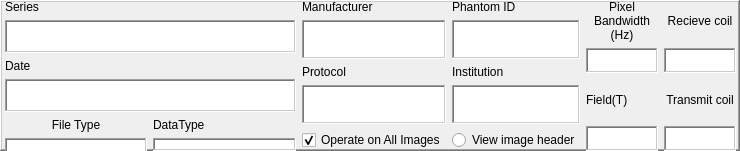
    <widget class="QFrame" name="frame_3">
     <property name="geometry">
      <rect>
       <x>10</x>
       <y>100</y>
       <width>740</width>
       <height>151</height>
      </rect>
     </property>
     <property name="autoFillBackground">
      <bool>true</bool>
     </property>
     <property name="frameShape">
      <enum>QFrame::WinPanel</enum>
     </property>
     <property name="frameShadow">
      <enum>QFrame::Raised</enum>
     </property>
     <widget class="QWidget" name="layoutWidget_3">
      <property name="geometry">
       <rect>
        <x>5</x>
        <y>0</y>
        <width>731</width>
        <height>151</height>
       </rect>
      </property>
      <layout class="QHBoxLayout" name="horizontalLayout_2">
       <property name="sizeConstraint">
        <enum>QLayout::SetMaximumSize</enum>
       </property>
       <item>
        <layout class="QVBoxLayout" name="verticalLayout_3">
         <item>
          <widget class="QLabel" name="label">
           <property name="text">
            <string>Series</string>
           </property>
          </widget>
         </item>
         <item>
          <widget class="QTextEdit" name="lblSeries">
           <property name="maximumSize">
            <size>
             <width>16777215</width>
             <height>40</height>
            </size>
           </property>
           <property name="frameShape">
            <enum>QFrame::WinPanel</enum>
           </property>
           <property name="verticalScrollBarPolicy">
            <enum>Qt::ScrollBarAlwaysOff</enum>
           </property>
          </widget>
         </item>
         <item>
          <widget class="QLabel" name="label_3">
           <property name="text">
            <string>Date</string>
           </property>
          </widget>
         </item>
         <item>
          <widget class="QTextEdit" name="lblDate">
           <property name="maximumSize">
            <size>
             <width>16777215</width>
             <height>40</height>
            </size>
           </property>
           <property name="frameShape">
            <enum>QFrame::WinPanel</enum>
           </property>
           <property name="verticalScrollBarPolicy">
            <enum>Qt::ScrollBarAlwaysOff</enum>
           </property>
          </widget>
         </item>
         <item>
          <layout class="QGridLayout" name="gridLayout_3">
           <property name="sizeConstraint">
            <enum>QLayout::SetMinimumSize</enum>
           </property>
           <item row="0" column="0">
            <widget class="QLabel" name="label_58">
             <property name="text">
              <string>File Type</string>
             </property>
             <property name="alignment">
              <set>Qt::AlignCenter</set>
             </property>
             <property name="wordWrap">
              <bool>true</bool>
             </property>
            </widget>
           </item>
           <item row="0" column="1">
            <widget class="QLabel" name="label_59">
             <property name="text">
              <string>DataType</string>
             </property>
            </widget>
           </item>
           <item row="1" column="1">
            <widget class="QTextEdit" name="lblDataType">
             <property name="frameShape">
              <enum>QFrame::WinPanel</enum>
             </property>
             <property name="verticalScrollBarPolicy">
              <enum>Qt::ScrollBarAlwaysOff</enum>
             </property>
            </widget>
           </item>
           <item row="1" column="0">
            <widget class="QTextEdit" name="lblFileType">
             <property name="minimumSize">
              <size>
               <width>0</width>
               <height>25</height>
              </size>
             </property>
             <property name="frameShape">
              <enum>QFrame::WinPanel</enum>
             </property>
             <property name="verticalScrollBarPolicy">
              <enum>Qt::ScrollBarAlwaysOff</enum>
             </property>
            </widget>
           </item>
          </layout>
         </item>
        </layout>
       </item>
       <item>
        <layout class="QVBoxLayout" name="verticalLayout_4">
         <item>
          <widget class="QLabel" name="label_4">
           <property name="text">
            <string>Manufacturer</string>
           </property>
          </widget>
         </item>
         <item>
          <widget class="QTextEdit" name="lblManufacturer">
           <property name="maximumSize">
            <size>
             <width>16777215</width>
             <height>40</height>
            </size>
           </property>
           <property name="frameShape">
            <enum>QFrame::WinPanel</enum>
           </property>
           <property name="verticalScrollBarPolicy">
            <enum>Qt::ScrollBarAlwaysOff</enum>
           </property>
          </widget>
         </item>
         <item>
          <widget class="QLabel" name="label_6">
           <property name="text">
            <string>Protocol</string>
           </property>
          </widget>
         </item>
         <item>
          <widget class="QTextEdit" name="lblProtocol">
           <property name="maximumSize">
            <size>
             <width>16777215</width>
             <height>40</height>
            </size>
           </property>
           <property name="frameShape">
            <enum>QFrame::WinPanel</enum>
           </property>
           <property name="verticalScrollBarPolicy">
            <enum>Qt::ScrollBarAlwaysOff</enum>
           </property>
          </widget>
         </item>
         <item>
          <widget class="QCheckBox" name="cbOperateOnAllImages">
           <property name="text">
            <string>Operate on All Images</string>
           </property>
           <property name="checked">
            <bool>true</bool>
           </property>
          </widget>
         </item>
        </layout>
       </item>
       <item>
        <layout class="QVBoxLayout" name="verticalLayout_5">
         <item>
          <widget class="QLabel" name="label_7">
           <property name="text">
            <string>Phantom ID</string>
           </property>
          </widget>
         </item>
         <item>
          <widget class="QTextEdit" name="lblPatient">
           <property name="maximumSize">
            <size>
             <width>16777215</width>
             <height>40</height>
            </size>
           </property>
           <property name="frameShape">
            <enum>QFrame::WinPanel</enum>
           </property>
           <property name="verticalScrollBarPolicy">
            <enum>Qt::ScrollBarAlwaysOff</enum>
           </property>
          </widget>
         </item>
         <item>
          <widget class="QLabel" name="label_9">
           <property name="text">
            <string>Institution</string>
           </property>
          </widget>
         </item>
         <item>
          <widget class="QTextEdit" name="lblInstitution">
           <property name="maximumSize">
            <size>
             <width>16777215</width>
             <height>40</height>
            </size>
           </property>
           <property name="frameShape">
            <enum>QFrame::WinPanel</enum>
           </property>
           <property name="verticalScrollBarPolicy">
            <enum>Qt::ScrollBarAlwaysOff</enum>
           </property>
          </widget>
         </item>
         <item>
          <widget class="QRadioButton" name="rbViewDicomHeader">
           <property name="text">
            <string>View image header</string>
           </property>
          </widget>
         </item>
        </layout>
       </item>
       <item>
        <layout class="QVBoxLayout" name="verticalLayout_6">
         <item>
          <widget class="QLabel" name="label_8">
           <property name="text">
            <string>Pixel Bandwidth (Hz)</string>
           </property>
           <property name="alignment">
            <set>Qt::AlignCenter</set>
           </property>
           <property name="wordWrap">
            <bool>true</bool>
           </property>
          </widget>
         </item>
         <item>
          <widget class="QTextEdit" name="lblBW">
           <property name="maximumSize">
            <size>
             <width>16777215</width>
             <height>25</height>
            </size>
           </property>
           <property name="frameShape">
            <enum>QFrame::WinPanel</enum>
           </property>
           <property name="verticalScrollBarPolicy">
            <enum>Qt::ScrollBarAlwaysOff</enum>
           </property>
          </widget>
         </item>
         <item>
          <widget class="QLabel" name="label_5">
           <property name="text">
            <string>Field(T)</string>
           </property>
          </widget>
         </item>
         <item>
          <widget class="QTextEdit" name="lblField">
           <property name="maximumSize">
            <size>
             <width>16777215</width>
             <height>25</height>
            </size>
           </property>
           <property name="frameShape">
            <enum>QFrame::WinPanel</enum>
           </property>
           <property name="verticalScrollBarPolicy">
            <enum>Qt::ScrollBarAlwaysOff</enum>
           </property>
          </widget>
         </item>
        </layout>
       </item>
       <item>
        <layout class="QVBoxLayout" name="verticalLayout_7">
         <property name="sizeConstraint">
          <enum>QLayout::SetMaximumSize</enum>
         </property>
         <item>
          <widget class="QLabel" name="label_31">
           <property name="text">
            <string>Recieve coil</string>
           </property>
           <property name="alignment">
            <set>Qt::AlignCenter</set>
           </property>
           <property name="wordWrap">
            <bool>true</bool>
           </property>
          </widget>
         </item>
         <item>
          <widget class="QTextEdit" name="lblReceiveCoil">
           <property name="maximumSize">
            <size>
             <width>16777215</width>
             <height>25</height>
            </size>
           </property>
           <property name="frameShape">
            <enum>QFrame::WinPanel</enum>
           </property>
           <property name="verticalScrollBarPolicy">
            <enum>Qt::ScrollBarAlwaysOff</enum>
           </property>
          </widget>
         </item>
         <item>
          <widget class="QLabel" name="label_42">
           <property name="text">
            <string>Transmit coil</string>
           </property>
           <property name="alignment">
            <set>Qt::AlignCenter</set>
           </property>
           <property name="wordWrap">
            <bool>true</bool>
           </property>
          </widget>
         </item>
         <item>
          <widget class="QTextEdit" name="lblTransmitCoil">
           <property name="sizePolicy">
            <sizepolicy hsizetype="Expanding" vsizetype="Maximum">
             <horstretch>0</horstretch>
             <verstretch>0</verstretch>
            </sizepolicy>
           </property>
           <property name="maximumSize">
            <size>
             <width>16777215</width>
             <height>25</height>
            </size>
           </property>
           <property name="frameShape">
            <enum>QFrame::WinPanel</enum>
           </property>
           <property name="verticalScrollBarPolicy">
            <enum>Qt::ScrollBarAlwaysOff</enum>
           </property>
          </widget>
         </item>
        </layout>
       </item>
      </layout>
     </widget>
    </widget>
